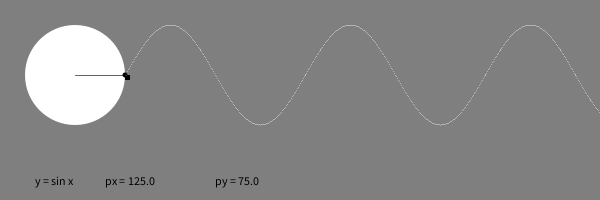
Frame 1 (no input)
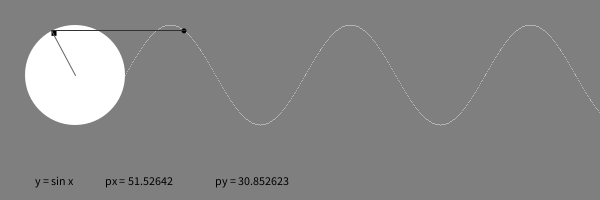
Frame 60 (the mouse pressed at the canvas centre just before this capture)
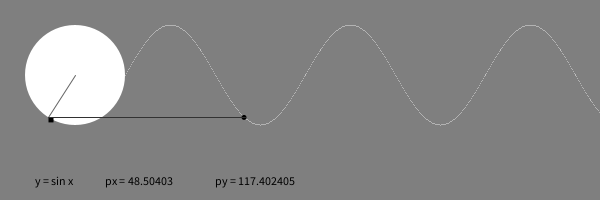
Frame 120 (the mouse held since frame 60 and released just before this capture)

The Processing sketch that drew these frames (run headless with seeded random() and noise(); from frame 60 on, the mouse is pressed at the canvas centre):

// Processing sketch: A_3_3_Tutorial_Trignometria
// ── A_3_3_Tutorial_Trignometria.pde
//https://processing.org/tutorials/trig/
/*Trigonometry Primer

Ira Greenberg

Trigonometry (really just a couple of 
the trig functions) is central to graphics programming. 
That being said, if you're anything like me you probably have 
a hazy memory of trig. Perhaps you remember the mnemonic device 
soh-cah-toa to remember the relationships between the trig functions 
and a right triangle. Here's a diagram to awaken your memory.

*/


float px, py, px2, py2;
float angle, angle2;
float radius = 50;
float frequency = 2;
float frequency2 = 2;
float x, x2;

void setup(){
  size(600, 200);
  background (127);
}

void draw(){
  background (127);
  noStroke();
  fill(255);
  ellipse(width/8, 75, radius*2, radius*2);
  
  // Rotates rectangle around circle
  px = width/8 + cos(radians(angle))*(radius);
  py = 75 + sin(radians(angle))*(radius);
  fill(0);

  rect (px, py, 5, 5);
  stroke(100);
  line(width/8, 75, px, py);
  stroke(200);

  // Keep reinitializing to 0, to avoid
  // flashing during redrawing
  angle2 = 0;

  // Draw static curve - y = sin(x)
  for (int i = 0; i< width; i++){
    px2 = width/8 + cos(radians(angle2))*(radius);
    py2 = 75 + sin(radians(angle2))*(radius);
    point(width/8+radius+i, py2);
    angle2 -= frequency2;
  }

  // Send small ellipse along sine curve
  // to illustrate relationship of circle to wave
  noStroke();
  ellipse(width/8+radius+x, py, 5, 5);
  angle -= frequency;
  x+=1;

  // When little ellipse reaches end of window,
  // set the variables back to 0
  if (x >= width-60) {
    x = 0;
    angle = 0;
  }

  // Draw dynamic line connecting circular path with wave
  stroke(50);
  line(px, py, width/8+radius+x, py);

  // Output calculations to screen
  text("y = sin x", 35, 185);
  text("px = " + px, 105, 185);
  text("py = " + py, 215, 185);
}
